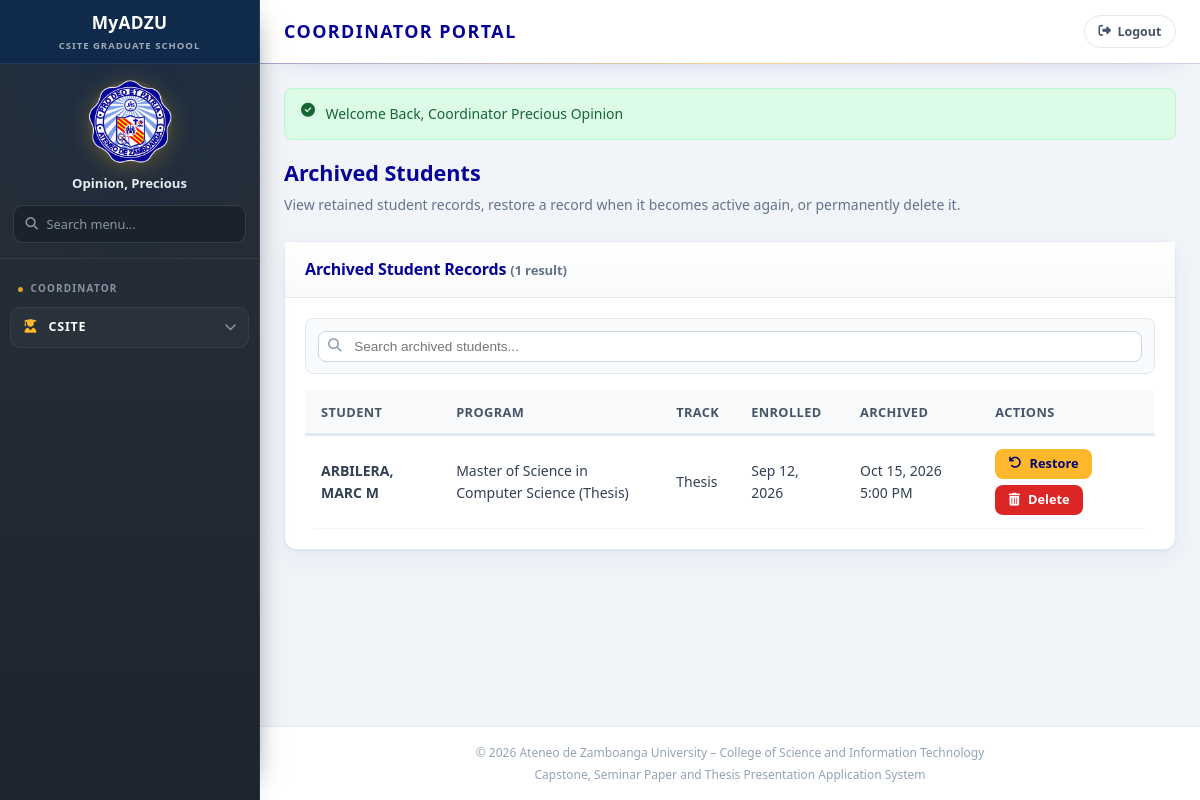
/coordinator/students/archived.php (signed in), run on the app's committed database.
### tables this page shows
CREATE TABLE `students` (
  `student_id` int(11) NOT NULL,
  `user_id` int(11) NOT NULL,
  `first_name` varchar(50) NOT NULL,
  `last_name` varchar(50) NOT NULL,
  `middle_initial` varchar(5) DEFAULT NULL,
  `age` int(11) NOT NULL,
  `gender` varchar(20) NOT NULL,
  `program` varchar(100) NOT NULL,
  `track` enum('thesis','capstone','seminar') NOT NULL,
  `adviser_name` varchar(150) DEFAULT NULL,
  `enrollment_date` date DEFAULT NULL,
  `archived_at` timestamp NULL DEFAULT NULL
);

### includes/config/modules/10-ui-and-urls.php (called while the page is built, shortened)
<?php
function getTrackLabel(string $track): string {
    return 'Thesis';
}

### coordinator/students/archived.php (the view, shortened to what this page needs)
<?php
try {
    $pdo = DB::getConnection();
    $stmt = $pdo->query("SELECT s.student_id, TRIM(CONCAT(s.last_name, ', ', s.first_name, IF(s.middle_initial IS NULL OR TRIM(REPLACE(s.middle_initial, '.', '')) = '', '', CONCAT(' ', TRIM(REPLACE(s.middle_initial, '.', '')))))) AS name, s.program, s.track, s.enrollment_date, s.archived_at FROM students s WHERE s.archived_at IS NOT NULL ORDER BY s.last_name ASC, s.first_name ASC");
    $students = $stmt->fetchAll();
} catch (Throwable $e) {
    $error = 'Archived student records are unavailable. Confirm that the archive database migration has been applied.';
}
require_once __DIR__ . '/../../includes/layout/header.php';
?>
<div class="page-header"><h2>Archived Students</h2><p>View retained student records, restore a record when it becomes active again, or permanently delete it.</p></div>
<div class="card"><div class="card-header"><h3>Archived Student Records <span class="filter-count" data-filter-count></span></h3></div><div class="card-body">
    <div class="filter-bar" data-filter-table="#archivedStudentsTable"><div class="filter-search"><i class="fas fa-search"></i><input type="search" data-filter-q placeholder="Search archived students..."></div></div>
    <div class="table-responsive"><table class="data-table" id="archivedStudentsTable"><thead><tr><th>Student</th><th>Program</th><th>Track</th><th>Enrolled</th><th>Archived</th><th>Actions</th></tr></thead><tbody>
    <?php foreach ($students as $student): ?><tr data-search="<?= htmlspecialchars(strtolower($student['name'] . ' ' . $student['program'] . ' ' . $student['track'])) ?>"><td><strong><?= htmlspecialchars($student['name']) ?></strong></td><td><?= htmlspecialchars($student['program']) ?></td><td><?= htmlspecialchars(getTrackLabel($student['track'])) ?></td><td><?= htmlspecialchars(date('M d, Y', strtotime($student['enrollment_date']))) ?></td><td><?= htmlspecialchars(date('M d, Y g:i A', strtotime($student['archived_at']))) ?></td><td><div class="actions"><button type="button" class="btn btn-sm btn-primary" data-restore-trigger data-student-id="<?= (int) $student['student_id'] ?>" data-student-name="<?= htmlspecialchars($student['name']) ?>" data-student-program="<?= htmlspecialchars($student['program']) ?>"><i class="fas fa-undo"></i> Restore</button><button type="button" class="btn btn-sm btn-danger" data-delete-trigger data-student-id="<?= (int) $student['student_id'] ?>" data-student-name="<?= htmlspecialchars($student['name']) ?>" data-student-program="<?= htmlspecialchars($student['program']) ?>"><i class="fas fa-trash-alt"></i> Delete</button></div></td></tr><?php endforeach; ?>
    </tbody></table></div>
</div></div>
<?php require_once __DIR__ . '/../../includes/layout/footer.php'; ?>

### assets/css/shared/00-base.css (style rules this page uses)
:root { --adzu-navy: #060297; --adzu-navy-light: #2018c0; --adzu-navy-dark: #040170; --adzu-gold: #FFB82B; --adzu-gold-hover: #e5a526; --adzu-blue: #4285F4; --white: #ffffff; --gray-50: #f8fafc; --gray-100: #f1f5f9; --gray-200: #e2e8f0; --gray-300: #cbd5e1; --gray-400: #94a3b8; --gray-500: #64748b; --gray-600: #475569; --gray-700: #334155; --gray-800: #1e293b; --success: #16a34a; --success-bg: #dcfce7; --warning: #ca8a04; --warning-bg: #fef9c3; --danger: #dc2626; --danger-bg: #fee2e2; --info: #2563eb; --info-bg: #dbeafe; --purple: #7c3aed; --purple-bg: #ede9fe; --sidebar-width: 260px; --topbar-height: 64px; --radius: 8px; --radius-lg: 12px; --shadow: 0 1px 3px rgba(6, 2, 151, 0.08); --shadow-md: 0 4px 12px rgba(6, 2, 151, 0.1); --transition: 0.2s ease; --font: 'Source Sans 3', 'Segoe UI', sans-serif; --font-heading: 'Montserrat', 'Segoe UI', sans-serif; }
*, *::before, *::after { box-sizing: border-box; margin: 0; padding: 0; }
html { scroll-behavior: smooth; }
body { font-family: var(--font); font-size: 15px; line-height: 1.6; color: var(--gray-700); background: var(--gray-100); min-height: 100vh; }
h1, h2, h3, h4, h5, h6, .topbar-title h1, .section-title, .page-header h2, .card-header h3 { font-family: var(--font-heading); }
.btn { display: inline-flex; align-items: center; justify-content: center; gap: 0.5rem; padding: 0.65rem 1.25rem; font-size: 0.875rem; font-weight: 600; font-family: var(--font); border: none; border-radius: var(--radius); cursor: pointer; transition: all var(--transition); text-decoration: none; line-height: 1.4; }
.btn-primary { background: var(--adzu-gold); color: var(--adzu-navy-dark); }
.btn-danger { background: var(--danger); color: var(--white); }
.btn-sm { padding: 0.4rem 0.85rem; font-size: 0.8rem; }

### assets/css/applications/10-student-application.css (style rules this page uses)
.page-header { margin-bottom: 1.5rem; }
.page-header h2 { font-size: 1.35rem; font-weight: 700; color: var(--adzu-navy); margin-bottom: 0.25rem; }
.page-header p { font-size: 0.875rem; color: var(--gray-500); }
.card { background: var(--white); border: 1px solid var(--gray-200); border-radius: var(--radius-lg); box-shadow: var(--shadow); margin-bottom: 1.5rem; }
.card-header { padding: 1rem 1.25rem; border-bottom: 1px solid var(--gray-200); display: flex; align-items: center; justify-content: space-between; gap: 1rem; flex-wrap: wrap; }
.card-header h3 { font-size: 1rem; font-weight: 600; color: var(--adzu-navy); }
.card-body { padding: 1.25rem; }
.table-responsive { overflow-x: auto; }
.data-table { width: 100%; border-collapse: collapse; font-size: 0.875rem; }
.data-table th { background: var(--gray-50); padding: 0.75rem 1rem; text-align: left; font-weight: 600; color: var(--gray-600); font-size: 0.8rem; text-transform: uppercase; letter-spacing: 0.03em; border-bottom: 2px solid var(--gray-200); white-space: nowrap; }
.data-table td { padding: 0.75rem 1rem; border-bottom: 1px solid var(--gray-100); vertical-align: middle; }
.data-table .actions { display: flex; gap: 0.35rem; flex-wrap: wrap; }

### assets/css/coordinator/40-notifications.css (style rules this page uses)
.filter-bar { display: flex; gap: 0.5rem; flex-wrap: wrap; align-items: center; margin-bottom: 1rem; }
.filter-search { position: relative; flex: 1 1 220px; }
.filter-search i { position: absolute; left: 10px; top: 50%; transform: translateY(-50%); color: var(--gray-400); font-size: 0.85rem; }
.filter-search input, .filter-bar select { padding: 0.45rem 0.75rem; border: 1px solid var(--gray-300); border-radius: var(--radius); font-size: 0.85rem; }
.filter-search input { width: 100%; padding-left: 2.2rem; }
.filter-count { font-size: 0.82rem; color: var(--gray-500); margin-left: auto; }

### data on the page
students: name "ARBILERA, MARC M", program "Master of Science in Computer Science (Thesis)", track "Thesis", enrollment_date "Sep 12, 2026", archived_at "Oct 15, 2026 5:00 PM"

### other printed values
$userName "Opinion, Precious"
$flash['message'] "Welcome Back, Coordinator Precious Opinion"
SITE_TAGLINE "Capstone, Seminar Paper and Thesis Presentation Application System"
